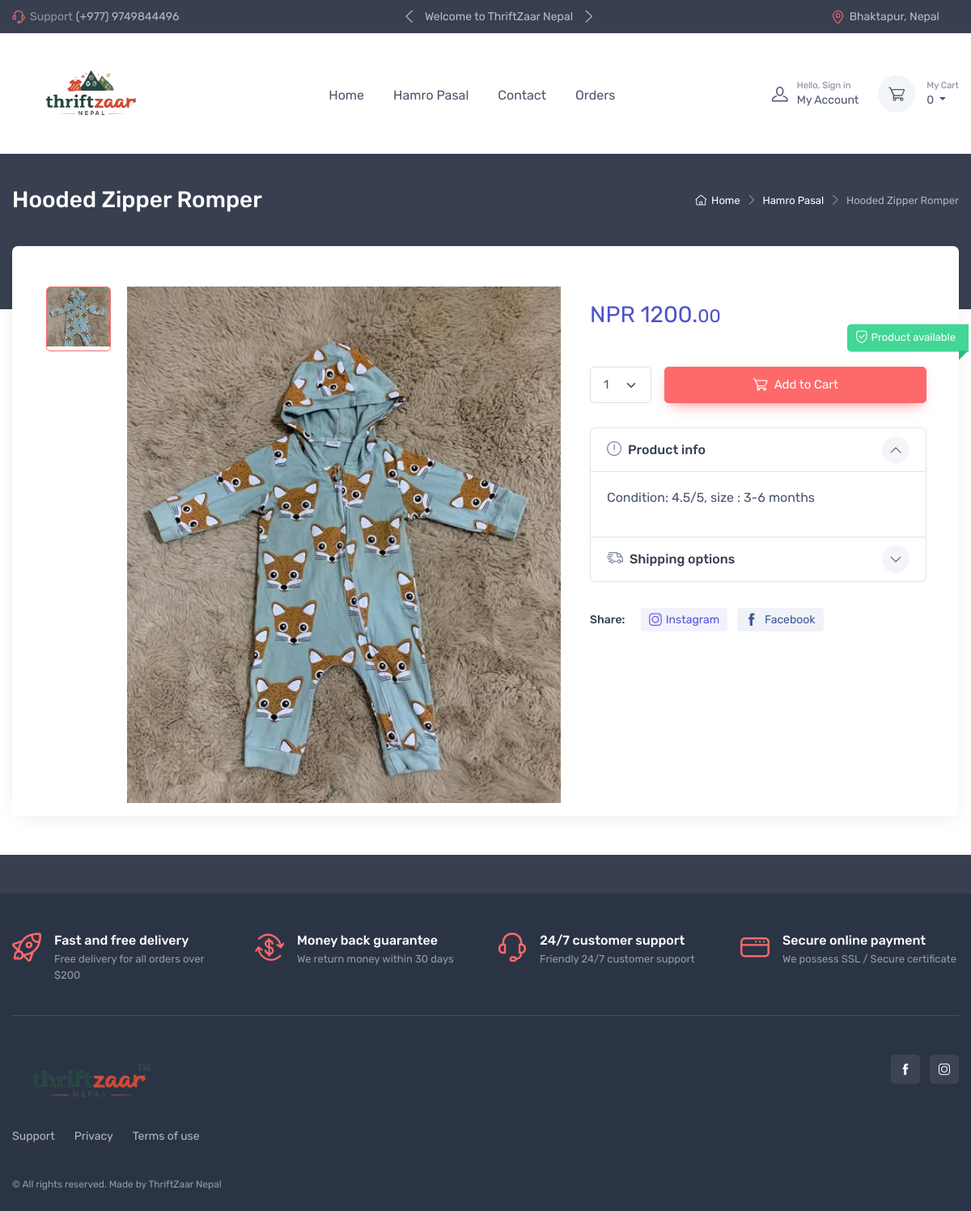
Screenshot of /product.php?id=16 with the database file from the repository.
### tables this page shows
CREATE TABLE `products` (
  `p_id` int(11) NOT NULL,
  `p_name` text DEFAULT NULL,
  `buying_price` int(11) NOT NULL,
  `selling_price` int(11) NOT NULL,
  `description` text NOT NULL,
  `photos` text NOT NULL,
  `c_id` int(11) NOT NULL DEFAULT 1,
  `user_id` int(11) NOT NULL DEFAULT 1
);

### modules/config.php (called while the page is built, shortened)
<?php
$conn = mysqli_connect("localhost", "root", "", "thriftzaar");
function url($path)
{
    return BASE_URL . $path;
}
function get_product_photos($json)
{
    $img['src'] = "uploads/default.png";
    $img['thumb'] = "uploads/default.png";
    $_objects = json_decode($json);
    $objects = [];
    $i = 0;
    foreach ($_objects as $key => $value) {
        $objects[] = $value;
    }
    return $objects;
}
function get_product($id)
{
    $sql = "SELECT *FROM products,categories WHERE products.p_id = $id  AND products.c_id = categories.c_id";
    global $conn;
    $res = $conn->query($sql);
    return $res->fetch_assoc();
}
function db_select($table_name, $condition = NULL, $order_by = NULL)
{
    $sql = "SELECT * FROM $table_name";
    global $conn;
    $res = $conn->query($sql);
    $rows = [];
    while ($row = $res->fetch_assoc()) {
        $rows[] = $row;
    }
    return $rows;
}

### product.php (the view, shortened to what this page needs)
<?php
require_once("./modules/config.php");
$id = 0;
if (isset($_GET["id"])) {
    $id = (int) ($_GET["id"]);
}
$product = get_product($id);
$images = get_product_photos($product['photos']);
require_once("layouts/header.php");
$is_sold = in_array($id, $sold_products);
$is_added_to_cart = false;
$disabled = $is_sold || $is_added_to_cart ? 'disabled' : '';
if ($is_added_to_cart) {
    $button_text = 'Added to Cart';
} else {
    $button_text = $is_sold ? 'Sold Out' : 'Add to Cart';
}
?>
<div class="page-title-overlap bg-dark pt-4">
    <div class="container d-lg-flex justify-content-between py-2 py-lg-3">
        <div class="order-lg-2 mb-3 mb-lg-0 pt-lg-2">
            <nav aria-label="breadcrumb">
                <ol class="breadcrumb breadcrumb-light flex-lg-nowrap justify-content-center justify-content-lg-start">
                    <li class="breadcrumb-item"><a class="text-nowrap" href="<?= url("") ?>"><i
                                class="ci-home"></i>Home</a></li>
                    <li class="breadcrumb-item text-nowrap"><a href="hamro-pasal.php">Hamro Pasal</a>
                    </li>
                    <li class="breadcrumb-item text-nowrap text-capitalize active" aria-current="page">
                        <?= $product['p_name'] ?>
                    </li>
                </ol>
            </nav>
        </div>
        <div class="order-lg-1 pe-lg-4 text-center text-lg-start">
            <h1 class="h3 text-light mb-0 text-capitalize"><?= $product['p_name'] ?></h1>
        </div>
    </div>
</div>
<div class="container">
    <div class="bg-light shadow-lg rounded-3 px-4 py-3 mb-5">
        <div class="px-lg-3">
            <div class="row">
                <div class="col-lg-7 pe-lg-0 pt-lg-4">
                    <div class="product-gallery">
                        <div class="product-gallery-preview order-sm-2">
                            <?php
                            $active = "active";
                            foreach ($images as $key => $image) {
                                ?>
                                <div class="product-gallery-preview-item <?= $active ?>" id="img-<?= $key ?>"><img
                                        class="image-zoom" src="<?= $image->src ?>" data-zoom="<?= $image->thumb ?>"
                                        alt="Product image">
                                </div>
                                <?php $active = "";
                            } ?>
                        </div>
                        <div class="product-gallery-thumblist order-sm-1">
                            <?php
                            $active = "active";
                            foreach ($images as $key => $image) {
                                ?>
                                <a class="product-gallery-thumblist-item <?= $active ?>" href="#img-<?= $key ?>">
                                    <img src="<?= $image->thumb ?>" alt="Product thumb">
                                </a>
                                <?php $active = "";
                            } ?>
                        </div>
                    </div>
                </div>
                <div class="col-lg-5 pt-4 pt-lg-0">
                    <div class="product-details ms-auto pb-3">
                        <div class="mb-3 mt-5"><span class="h3 fw-normal text-accent me-1">NPR
                                <?= $product['selling_price'] ?>.<small>00</small></span>
                        </div>
                        <div class="position-relative me-n4 mb-3">
                            <?php if ($is_sold) { ?>
                                <div class="product-badge bg-danger product-available mt-n1">
                                    <i class="fa-solid fa-ban"></i>Unavailable
                                </div>
                            <?php } else { ?>
                                <div class="product-badge product-available mt-n1"><i class="ci-security-check"></i>Product
                                    available</div>
                            <?php } ?>
                        </div>
                        <form class="mb-grid-gutter mt-5" method="post" action="cart-process-add.php">
                            <div class="mb-3 d-flex align-items-center">
                                <select class="form-select me-3" name="quantity" style="width: 5rem;">
                                    <option value="1">1</option>
                                </select>
                                <button class="btn btn-primary btn-shadow d-block w-100 <?= $disabled ?>"
                                    type="submit"><i class="ci-cart fs-lg me-2"></i><?= $button_text ?></button>
                            </div>
                        </form>
                        <div class="accordion mb-4" id="productPanels">
                            <div class="accordion-item">
                                <h3 class="accordion-header"><a class="accordion-button" href="#productInfo"
                                        role="button" data-bs-toggle="collapse" aria-expanded="true"
                                        aria-controls="productInfo"><i
                                            class="ci-announcement text-muted fs-lg align-middle mt-n1 me-2"></i>Product
                                        info</a></h3>
                                <div class="accordion-collapse collapse show" id="productInfo"
                                    data-bs-parent="#productPanels">
                                    <div class="accordion-body">
                                        <p><?= $product['description'] ?></p>
                                    </div>
                                </div>
                            </div>
                            <div class="accordion-item">
                                <h3 class="accordion-header"><a class="accordion-button collapsed"
                                        href="#shippingOptions" role="button" data-bs-toggle="collapse"
                                        aria-expanded="true" aria-controls="shippingOptions"><i
                                            class="ci-delivery text-muted lead align-middle mt-n1 me-2"></i>Shipping
                                        options</a></h3>
                            </div>
                        </div>
                        <label class="form-label d-inline-block align-middle my-2 me-3">Share:</label>
                        <a class="btn-share btn-instagram me-2 my-2" href="#"><i class="ci-instagram"></i>Instagram</a>
                        <a class="btn-share btn-facebook my-2"
                            href="https://www.facebook.com/sharer/sharer.php?u=http://thriftzaar-nepal.page.gd/product.php?id=<?= $product['p_id'] ?>"
                            target="_blank">
                            <i class="ci-facebook"></i> Facebook
                        </a>
                    </div>
                </div>
            </div>
        </div>
    </div>
</div>
<?php
require_once("./layouts/footer.php");
?>

### rows the page displays
products: p_name "Hooded Zipper Romper", selling_price "1200", description "Condition: 4.5/5, size : 3-6 months"

### other values shown
$cart_total "0"
$button_text "Add to Cart"
